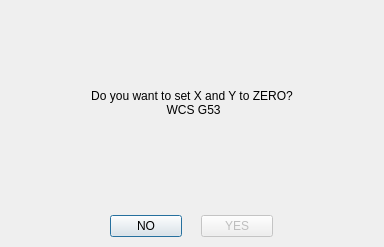
<?xml version="1.0" encoding="UTF-8"?>
<ui version="4.0">
 <class>Dialog</class>
 <widget class="QDialog" name="Dialog">
  <property name="geometry">
   <rect>
    <x>0</x>
    <y>0</y>
    <width>384</width>
    <height>247</height>
   </rect>
  </property>
  <property name="sizePolicy">
   <sizepolicy hsizetype="Fixed" vsizetype="Fixed">
    <horstretch>0</horstretch>
    <verstretch>0</verstretch>
   </sizepolicy>
  </property>
  <property name="windowTitle">
   <string>Frame</string>
  </property>
  <layout class="QHBoxLayout" name="horizontalLayout">
   <property name="spacing">
    <number>0</number>
   </property>
   <property name="leftMargin">
    <number>0</number>
   </property>
   <property name="topMargin">
    <number>0</number>
   </property>
   <property name="rightMargin">
    <number>0</number>
   </property>
   <property name="bottomMargin">
    <number>0</number>
   </property>
   <item>
    <layout class="QVBoxLayout" name="verticalLayout">
     <item>
      <layout class="QVBoxLayout" name="verticalLayout_2">
       <item>
        <widget class="StatusLabel" name="statuslabel">
         <property name="sizePolicy">
          <sizepolicy hsizetype="Preferred" vsizetype="Expanding">
           <horstretch>0</horstretch>
           <verstretch>0</verstretch>
          </sizepolicy>
         </property>
         <property name="text">
          <string>Do you want to set X and Y to ZERO?
 WCS G53</string>
         </property>
         <property name="alignment">
          <set>Qt::AlignCenter</set>
         </property>
         <property name="rules" stdset="0">
          <string>[{&quot;channels&quot;: [{&quot;url&quot;: &quot;status:g5x_index&quot;, &quot;trigger&quot;: true}], &quot;property&quot;: &quot;Text&quot;, &quot;expression&quot;: &quot;\&quot;Do you want to set X and Y to ZERO?\\n WCS G5{}\&quot;.format(3+ch[0])&quot;, &quot;name&quot;: &quot;Active WCS&quot;}]</string>
         </property>
        </widget>
       </item>
       <item>
        <layout class="QHBoxLayout" name="horizontalLayout_2">
         <property name="topMargin">
          <number>10</number>
         </property>
         <property name="rightMargin">
          <number>0</number>
         </property>
         <property name="bottomMargin">
          <number>10</number>
         </property>
         <item>
          <widget class="QPushButton" name="close_button">
           <property name="maximumSize">
            <size>
             <width>72</width>
             <height>64</height>
            </size>
           </property>
           <property name="text">
            <string>NO</string>
           </property>
          </widget>
         </item>
         <item>
          <widget class="MDIButton" name="zero_xy_button">
           <property name="enabled">
            <bool>false</bool>
           </property>
           <property name="maximumSize">
            <size>
             <width>72</width>
             <height>64</height>
            </size>
           </property>
           <property name="text">
            <string>YES</string>
           </property>
           <property name="rules" stdset="0">
            <string>[
    {
        &quot;channels&quot;: [
            {
                &quot;url&quot;: &quot;status:g5x_index&quot;,
                &quot;trigger&quot;: true,
                &quot;type&quot;: &quot;int&quot;
            }
        ],
        &quot;expression&quot;: &quot;&quot;,
        &quot;name&quot;: &quot;G5x Index&quot;,
        &quot;property&quot;: &quot;None&quot;
    }
]</string>
           </property>
           <property name="MDICommand" stdset="0">
            <string>G10 L20 P{ch[0]} X0.0 Y0.0</string>
           </property>
          </widget>
         </item>
        </layout>
       </item>
      </layout>
     </item>
    </layout>
   </item>
  </layout>
 </widget>
 <customwidgets>
  <customwidget>
   <class>StatusLabel</class>
   <extends>QLabel</extends>
   <header>qtpyvcp.widgets.display_widgets.status_label</header>
  </customwidget>
  <customwidget>
   <class>MDIButton</class>
   <extends>QPushButton</extends>
   <header>qtpyvcp.widgets.button_widgets.mdi_button</header>
  </customwidget>
 </customwidgets>
 <resources/>
 <connections/>
</ui>
